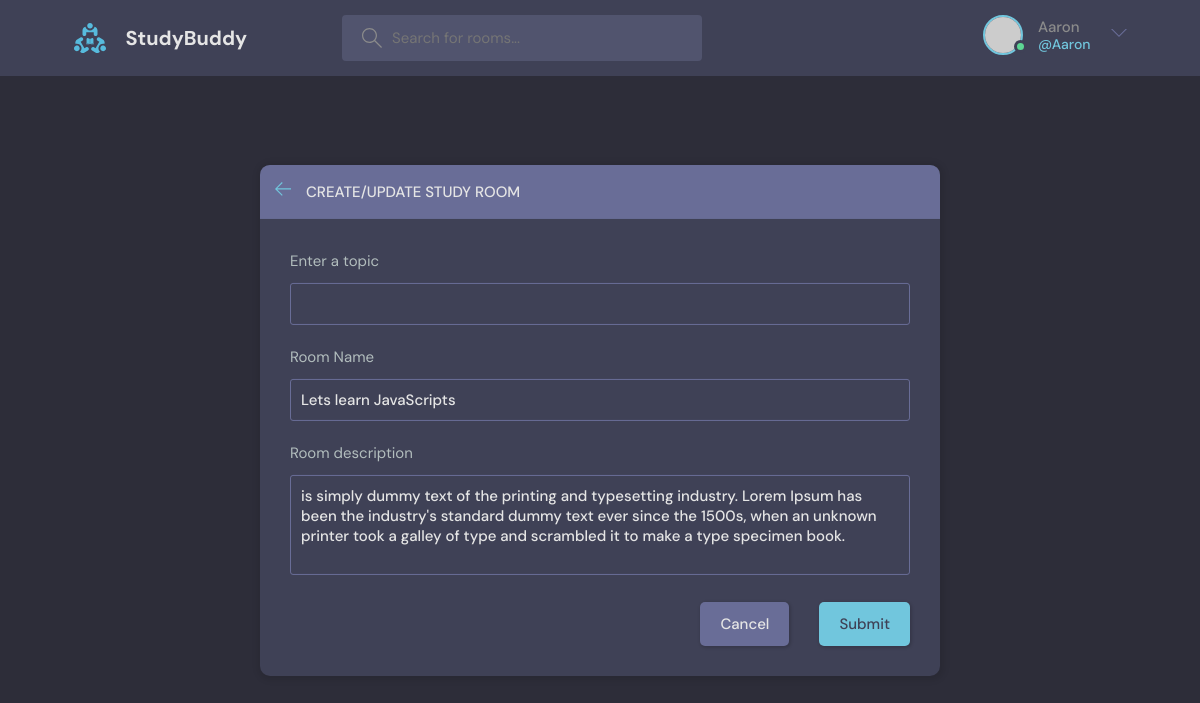
Screenshot of /update-room/1/ (signed in) with the database file from the repository.
### base/models.py (models this page shows, shortened)
class Room(models.Model):
    host = models.ForeignKey(User, on_delete=models.SET_NULL, null=True)
    topic = models.ForeignKey(Topic, on_delete=models.SET_NULL, null=True)
    name = models.CharField(max_length =200)
    description = models.TextField(null=True, blank=True)
    participants = models.ManyToManyField(User, related_name='rooms', blank=True)
    updated = models.DateTimeField(auto_now=True)
    created = models.DateTimeField(auto_now_add=True)
    class Meta:
        ordering = ['-updated', '-created']

### base/views.py (the view, shortened to what this page needs)
# urls.py: path('update-room/<str:pk>/', views.updateRoom, name="update-room"),
@login_required(login_url='login')
def updateRoom(request, pk):
    room = Room.objects.get(id=pk)
    form = RoomForm(instance=room)
    topics = Topic.objects.all()
    if request.user != room.host:
        return HttpResponse('You are not allowed here!!')
    context = {'form': form, 'topics': topics}
    return render(request, 'base/room_form.html', context)

### base/forms.py
class RoomForm(ModelForm):
    class Meta:
        model = Room
        fields = '__all__'
        exclude = ['host', 'participants']

### base/templates/base/room_form.html (shortened to what this page needs)
{% extends 'main.html' %}
{% block content %}
  <main class="create-room layout">
    <div class="container">
      <div class="layout__box">
        <div class="layout__boxHeader">
          <div class="layout__boxTitle">
            <a href="{% url 'home' %}">
              <svg version="1.1" xmlns="http://www.w3.org/2000/svg" width="32" height="32" viewBox="0 0 32 32">
                <title>arrow-left</title>
                <path
                  d="M13.723 2.286l-13.723 13.714 13.719 13.714 1.616-1.611-10.96-10.96h27.625v-2.286h-27.625l10.965-10.965-1.616-1.607z">
                </path>
              </svg>
            </a>
            <h3>Create/Update Study Room</h3>
          </div>
        </div>
        <div class="layout__body">
          <form class="form" action="" method="POST">
            <div class="form__group">
              <label for="room_topic">Enter a topic</label>
              <input  required type="text" value="{{room.topic.name}}" name="topic" list="topic-list"/>
            </div>
            <div class="form__group">
              <label for="room_topic">Room Name</label>
              {{form.name}}
            </div>
            <div class="form__group">
              <label for="room_description">Room description</label>
              {{form.description}}
            </div>
            <div class="form__action">
              <a class="btn btn--dark" href="{% url 'home' %}">Cancel</a>
              <button class="btn btn--main" type="submit">Submit</button>
            </div>
          </form>
        </div>
      </div>
    </div>
  </main>
{% endblock content %}

### templates/navbar.html (shortened to what this page needs)
{% load static %}
<header class="header header--loggedIn">
    <div class="container">
      <a href="{% url 'home' %}" class="header__logo">
        <img src="{% static 'images/logo.svg' %}" />
        <h1>StudyBuddy</h1>
      </a>
      <form class="header__search" method="GET" action="{% url 'home' %}">
        <label>
          <input  name="q" placeholder="Search for rooms..." />
        </label>
      </form>
      <nav class="header__menu">
        {% if request.user.is_authenticated %}
        <div class="header__user">
          <a href="{% url 'update-user' %}">
            <div class="avatar avatar--medium active">
              <img src="https://randomuser.me/api/portraits/men/37.jpg" />
            </div>
            <p>{{request.user.username}} <span>@{{request.user.username}}</span></p>
          </a>
          <button class="dropdown-button">
            <svg version="1.1" xmlns="http://www.w3.org/2000/svg" width="32" height="32" viewBox="0 0 32 32">
              <title>chevron-down</title>
              <path d="M16 21l-13-13h-3l16 16 16-16h-3l-13 13z"></path>
            </svg>
          </button>
        </div>
        {% else %}
        <a href="{% url 'login' %}">
            <img src="{% static 'images/avatar.svg' %}" />
            <p>Login</p>
        </a>
            {% endif %}
      </nav>
    </div>
  </header>

### rows the page displays
Room: name "Lets learn JavaScripts", description "is simply dummy text of the printing and typesetting industry. Lorem Ipsum has been the industry's standard dummy text ever since the 1500s, when an unknown printer took a galley of type and scrambled it to make a type specimen book."

### other values shown
{{ request.user.username }} "Aaron"
